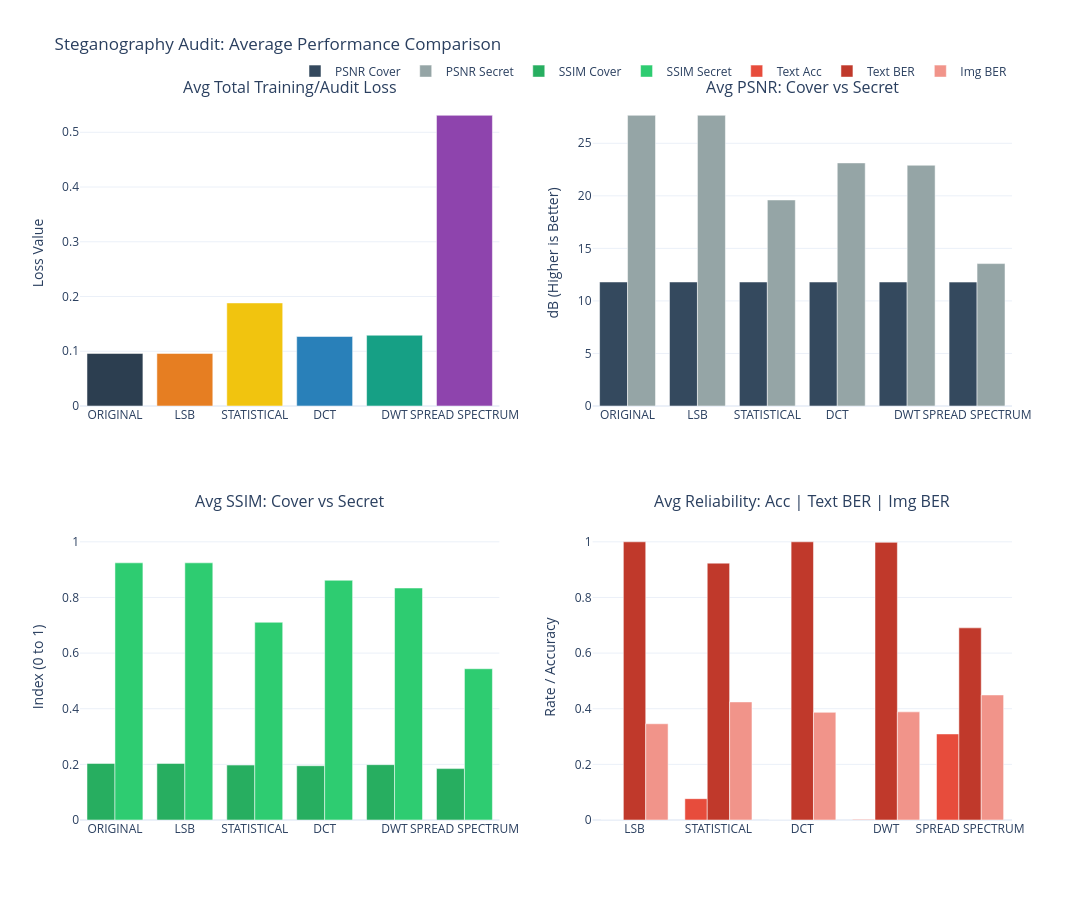
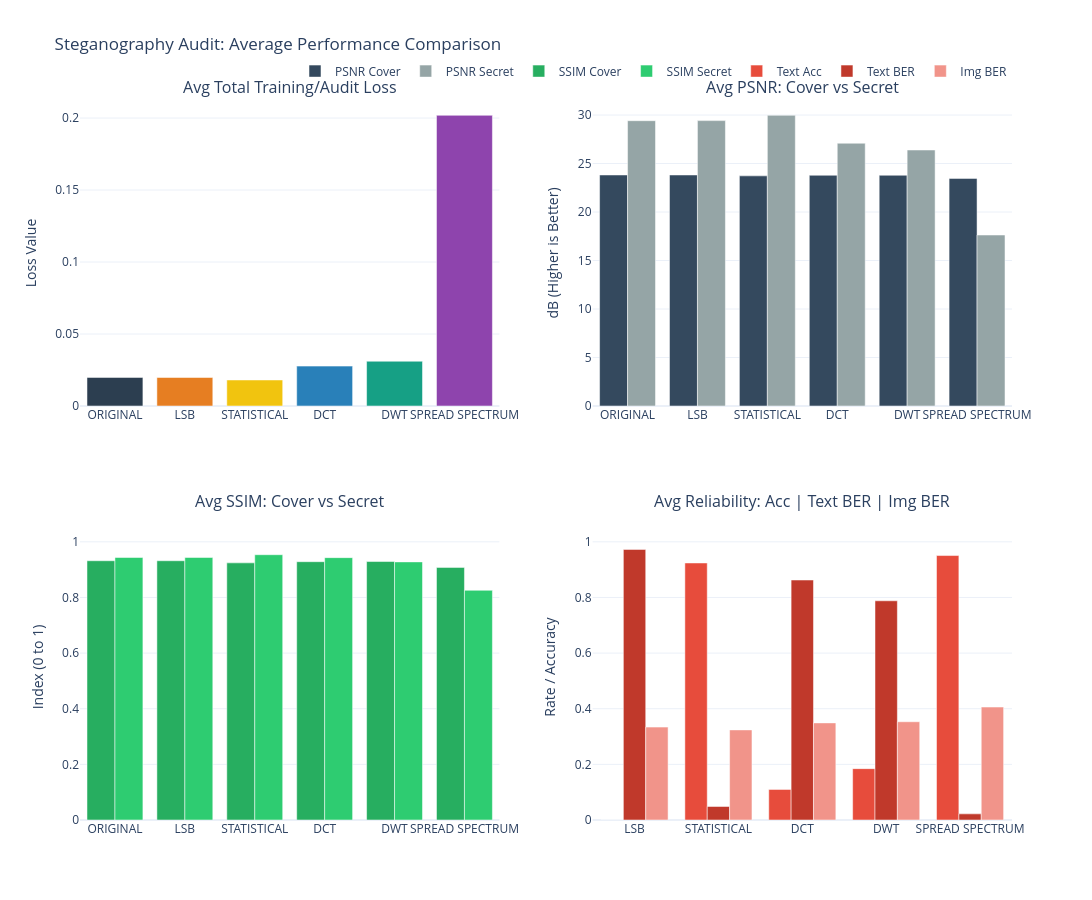
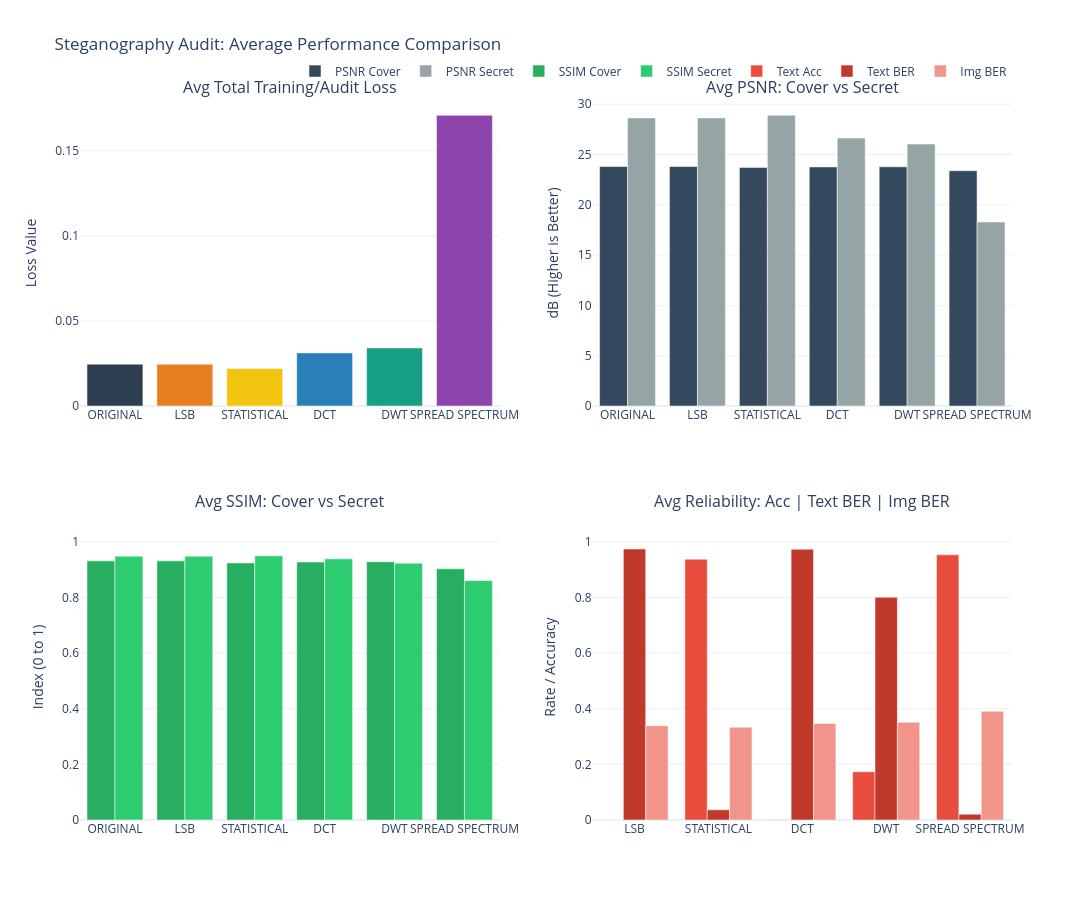
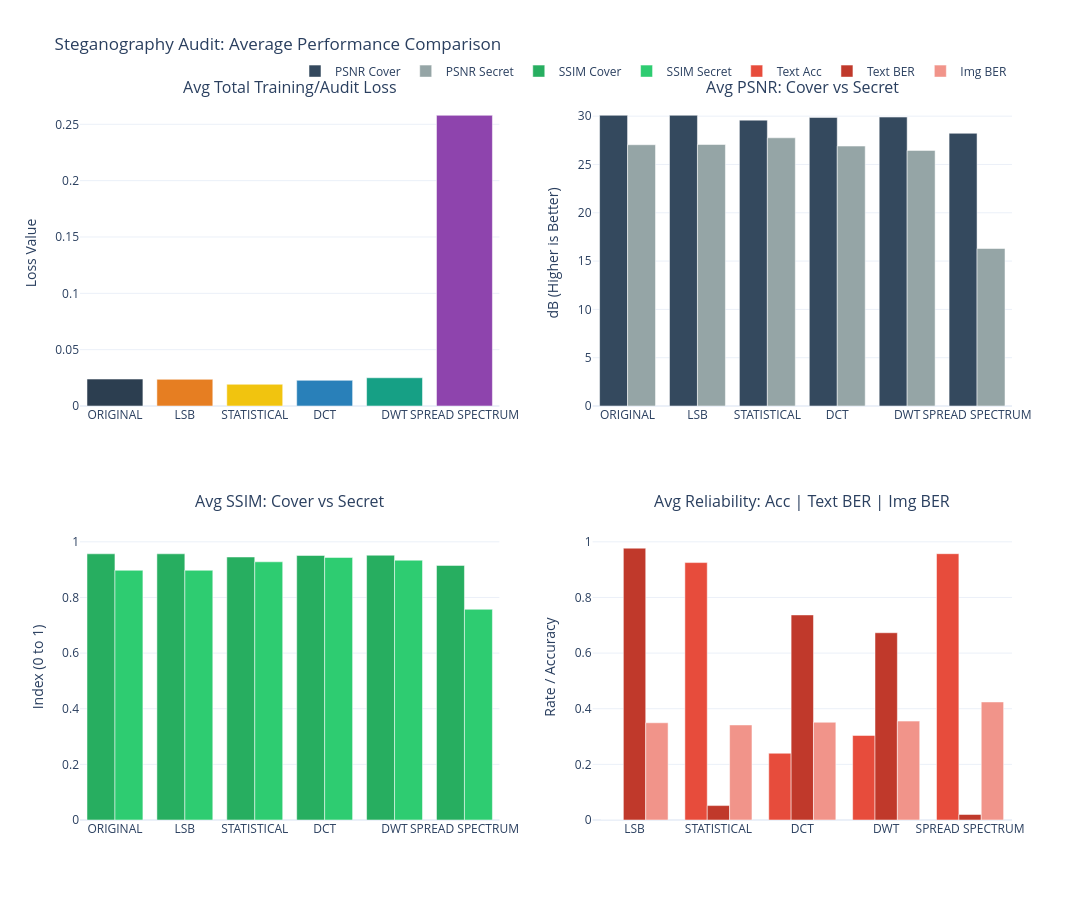

Notebook cell for these charts, in order:
### Code cell
from tqdm.auto import tqdm


def sanitize_string(s):
    """Replaces unprintable/corrupted characters with a dot (.)"""
    if not isinstance(s, str):
        return ""
    return "".join(c if c in string.printable and c not in ['\n', '\r'] else '.' for c in s)


# reload just to check saved model works, and so this can be run without fit if needed.
for ablation_idx in range(len(ABLATION_CONFIGS)):

    # Restore the RS config this ablation was trained with
    _abl_rs = ABLATION_CONFIGS[ablation_idx]["RS_BYTES"]
    if _abl_rs >= fixed_byte_len - 2:
        _abl_rs = fixed_byte_len // 2
    RS_BYTES = _abl_rs
    rs = RSCodec(RS_BYTES)

    run_models_dir = os.path.join(models_dir, str(ablation_idx))
    run_data_dir = os.path.join(data_dir, str(ablation_idx))
    os.makedirs(os.path.join(run_data_dir, 'visual_results'), exist_ok=True)
    prep_network, hide_network, reveal_network = load_weights_from_checkpoint(
        run_models_dir
    )

    all_metrics = []

    methods = ['original'] + [k.lower() for k in stego_map.keys()]

    num_samples = len(holdout_dataset)
    print(f"Evaluating {num_samples} samples...")

    sample_dataset = holdout_dataset.take(num_samples)
    pbar = tqdm(enumerate(sample_dataset), total=num_samples,
                desc="Audit Progress", unit="img")

    # Filter for medium-length words to ensure they fit your codec capacity
    max_word, max_char_len = find_max_supported_word(
        word_list, codec, fixed_byte_len)
    # subtract 2 bytes for added safety
    max_char_len -= 2
    safe_word_list = [w for w in word_list if len(w) <= max_char_len]

    random_word = random.choice(safe_word_list) + "\0"
    check_audit_viability(random_word, codec, stego_map)

    for i, (cover_tensor, secret_tensor) in pbar:
        # Prepare single sample
        secret_text = random.choice(safe_word_list) + "\0"
        sc = to_scale(to_display(cover_tensor))[tf.newaxis, ...]
        original_secret_img = to_display(secret_tensor)

        for method in methods:
            # Dynamic Tool Lookup
            tool = next((v for k, v in stego_map.items()
                        if k.lower() == method), None)

            # --- 1. Embed ---
            pre_nn_text = ""
            revealed_text = ""
            embed_success = True

            if method == 'original' or tool is None:
                new_secret = original_secret_img
            else:
                try:
                    new_secret = tool.embed(
                        original_secret_img, secret_text, codec
                    )
                    try:
                        pre_nn_text = tool.extract(new_secret, codec)
                    except:
                        pre_nn_text = "[Extract Failed]"
                except Exception as e:
                    embed_success = False
                    new_secret = original_secret_img
                    pre_nn_text = "[EMBED FAIL]"

            ss = to_scale(new_secret)[tf.newaxis, ...]

            # --- 2. Inference ---
            p_out = prep_network(ss, training=False)
            h_out = hide_network([sc, p_out], training=False)
            r_out = reveal_network(h_out, training=False)

            h_out = tf.cast(h_out, tf.float32)
            r_out = tf.cast(r_out, tf.float32)

            # --- 3. Extract & Metrics ---

            if method != 'original' and tool is not None:
                if embed_success:
                    try:
                        revealed_text = tool.extract(
                            to_display(r_out[0]), codec)
                    except:
                        revealed_text = "[Extract Failed]"
                else:
                    revealed_text = "[SKIPPED]"

                # Clean and truncate the strings for neat console formatting
                clean_sec = sanitize_string(secret_text.replace('\0', ''))
                clean_pre = sanitize_string(pre_nn_text.replace(
                    '\0', '')) if pre_nn_text else "[EMPTY]"
                clean_rev = sanitize_string(
                    revealed_text.replace('\0', ''))[:15]

                # print(
                #     f"Img {i} | {method:<15} | Sec: '{clean_sec:<12}' | PreNN: '{clean_pre:<15}' | Rev: '{clean_rev:<15}'")

            text_acc = acc_txt(secret_text, revealed_text)
            ber_text = calculate_text_ber(secret_text, revealed_text)
            ber_img = calculate_img_ber(ss, r_out)

            # print(
            #     f"text_acc: {text_acc:.2f}, ber_text: {ber_text:.2f}, ber_img: {ber_img:.2f}")
            # PSNR/SSIM
            p_c = tf.image.psnr(sc, h_out, max_val=1.0).numpy()[0]
            p_s = tf.image.psnr(ss, r_out, max_val=1.0).numpy()[0]
            s_c = tf.image.ssim(sc, h_out, max_val=1.0).numpy()[0]
            s_s = tf.image.ssim(ss, r_out, max_val=1.0).numpy()[0]

            t_loss, c_loss, s_loss = steganography_loss(sc, ss, h_out, r_out)

            # --- 4. Periodic Visual Saving ---
            # Saves every 100th image processed to avoid disk bloat
            if (i + 1) % 100 == 0:
                save_visual_comparison(
                    cover=to_display(sc[0]),
                    secret=to_display(ss[0]),
                    stego=to_display(h_out[0]),
                    reveal=to_display(r_out[0]),
                    method_name=method,
                    index=i,
                    save_dir=os.path.join(run_data_dir, 'visual_results')
                )

            # --- 5. Data Accumulation ---
            all_metrics.append({
                "image_index": i,
                "method": method,
                "total_loss": float(t_loss.numpy()),
                "psnr_c": float(p_c),
                "ssim_c": float(s_c),
                "psnr_s": float(p_s),
                "ssim_s": float(s_s),
                "ber_img": float(ber_img),
                "ber_text": float(ber_text),
                "text_acc": float(text_acc)
            })

        pbar.set_postfix({"img": i, "last_acc": f"{text_acc:.2f}"})

    # save all_metrics to csv here
    df_metrics = pd.DataFrame(all_metrics)
    final_summary_path = os.path.join(run_data_dir, 'evaluation_metrics.csv')
    df_metrics.to_csv(final_summary_path, index=False)
    print(f"Metrics saved to {final_summary_path}")

    # --- 2. Final Averaging ---
    print("\n=== Final Average Evaluation Metrics ===")
    summary = df_metrics.groupby(
        'method')[['total_loss', 'psnr_c', 'psnr_s', 'text_acc', 'ber_img', 'ber_text']].mean()
    print(summary)

    plot_final_summary(all_metrics, os.path.join(
        run_data_dir, 'final_summary_plot.pdf'))

    del prep_network, hide_network, reveal_network
    tf.keras.backend.clear_session()
    gc.collect()

### Figure 1 — Plotly figure (JSON) as saved in the notebook; plotly's stock layout.template omitted (floating-point values rounded to 4 significant figures)
{"data": [{"marker": {"color": ["#2C3E50", "#E67E22", "#F1C40F", "#2980B9", "#16A085", "#8E44AD"]}, "name": "Total Loss", "showlegend": false, "type": "bar", "x": ["ORIGINAL", "LSB", "STATISTICAL", "DCT", "DWT", "SPREAD SPECTRUM"], "xaxis": "x", "y": [0.09599, 0.09599, 0.1883, 0.127, 0.1293, 0.531], "yaxis": "y"}, {"marker": {"color": "#34495E"}, "name": "PSNR Cover", "type": "bar", "x": ["ORIGINAL", "LSB", "STATISTICAL", "DCT", "DWT", "SPREAD SPECTRUM"], "xaxis": "x2", "y": [11.8, 11.8, 11.8, 11.8, 11.8, 11.79], "yaxis": "y2"}, {"marker": {"color": "#95A5A6"}, "name": "PSNR Secret", "type": "bar", "x": ["ORIGINAL", "LSB", "STATISTICAL", "DCT", "DWT", "SPREAD SPECTRUM"], "xaxis": "x2", "y": [27.66, 27.66, 19.61, 23.13, 22.91, 13.55], "yaxis": "y2"}, {"marker": {"color": "#27AE60"}, "name": "SSIM Cover", "type": "bar", "x": ["ORIGINAL", "LSB", "STATISTICAL", "DCT", "DWT", "SPREAD SPECTRUM"], "xaxis": "x3", "y": [0.2033, 0.2033, 0.1974, 0.1951, 0.1989, 0.1848], "yaxis": "y3"}, {"marker": {"color": "#2ECC71"}, "name": "SSIM Secret", "type": "bar", "x": ["ORIGINAL", "LSB", "STATISTICAL", "DCT", "DWT", "SPREAD SPECTRUM"], "xaxis": "x3", "y": [0.9245, 0.9245, 0.7107, 0.8618, 0.8339, 0.5438], "yaxis": "y3"}, {"marker": {"color": "#E74C3C"}, "name": "Text Acc", "type": "bar", "x": ["LSB", "STATISTICAL", "DCT", "DWT", "SPREAD SPECTRUM"], "xaxis": "x4", "y": [0, 0.07667, 0, 0.002, 0.3093], "yaxis": "y4"}, {"marker": {"color": "#C0392B"}, "name": "Text BER", "type": "bar", "x": ["LSB", "STATISTICAL", "DCT", "DWT", "SPREAD SPECTRUM"], "xaxis": "x4", "y": [1, 0.9233, 1, 0.998, 0.6907], "yaxis": "y4"}, {"marker": {"color": "#F1948A"}, "name": "Img BER", "type": "bar", "x": ["LSB", "STATISTICAL", "DCT", "DWT", "SPREAD SPECTRUM"], "xaxis": "x4", "y": [0.346, 0.4245, 0.387, 0.3887, 0.4495], "yaxis": "y4"}], "layout": {"annotations": [{"font": {"size": 16}, "showarrow": false, "text": "Avg Total Training/Audit Loss", "x": 0.225, "xanchor": "center", "xref": "paper", "y": 1, "yanchor": "bottom", "yref": "paper"}, {"font": {"size": 16}, "showarrow": false, "text": "Avg PSNR: Cover vs Secret", "x": 0.775, "xanchor": "center", "xref": "paper", "y": 1, "yanchor": "bottom", "yref": "paper"}, {"font": {"size": 16}, "showarrow": false, "text": "Avg SSIM: Cover vs Secret", "x": 0.225, "xanchor": "center", "xref": "paper", "y": 0.425, "yanchor": "bottom", "yref": "paper"}, {"font": {"size": 16}, "showarrow": false, "text": "Avg Reliability: Acc | Text BER | Img BER", "x": 0.775, "xanchor": "center", "xref": "paper", "y": 0.425, "yanchor": "bottom", "yref": "paper"}], "barmode": "group", "height": 900, "legend": {"orientation": "h", "x": 1, "xanchor": "right", "y": 1.02, "yanchor": "bottom"}, "title": {"text": "Steganography Audit: Average Performance Comparison"}, "width": 1200, "xaxis": {"anchor": "y", "domain": [0, 0.45]}, "xaxis2": {"anchor": "y2", "domain": [0.55, 1]}, "xaxis3": {"anchor": "y3", "domain": [0, 0.45]}, "xaxis4": {"anchor": "y4", "domain": [0.55, 1]}, "yaxis": {"anchor": "x", "domain": [0.575, 1], "title": {"text": "Loss Value"}}, "yaxis2": {"anchor": "x2", "domain": [0.575, 1], "title": {"text": "dB (Higher is Better)"}}, "yaxis3": {"anchor": "x3", "domain": [0, 0.425], "range": [0, 1.1], "title": {"text": "Index (0 to 1)"}}, "yaxis4": {"anchor": "x4", "domain": [0, 0.425], "range": [0, 1.1], "title": {"text": "Rate / Accuracy"}}}}

### Figure 2 — Plotly figure (JSON) as saved in the notebook; plotly's stock layout.template omitted (floating-point values rounded to 4 significant figures)
{"data": [{"marker": {"color": ["#2C3E50", "#E67E22", "#F1C40F", "#2980B9", "#16A085", "#8E44AD"]}, "name": "Total Loss", "showlegend": false, "type": "bar", "x": ["ORIGINAL", "LSB", "STATISTICAL", "DCT", "DWT", "SPREAD SPECTRUM"], "xaxis": "x", "y": [0.01985, 0.01982, 0.01807, 0.0277, 0.03109, 0.2019], "yaxis": "y"}, {"marker": {"color": "#34495E"}, "name": "PSNR Cover", "type": "bar", "x": ["ORIGINAL", "LSB", "STATISTICAL", "DCT", "DWT", "SPREAD SPECTRUM"], "xaxis": "x2", "y": [23.82, 23.82, 23.73, 23.79, 23.79, 23.47], "yaxis": "y2"}, {"marker": {"color": "#95A5A6"}, "name": "PSNR Secret", "type": "bar", "x": ["ORIGINAL", "LSB", "STATISTICAL", "DCT", "DWT", "SPREAD SPECTRUM"], "xaxis": "x2", "y": [29.42, 29.43, 29.97, 27.1, 26.4, 17.63], "yaxis": "y2"}, {"marker": {"color": "#27AE60"}, "name": "SSIM Cover", "type": "bar", "x": ["ORIGINAL", "LSB", "STATISTICAL", "DCT", "DWT", "SPREAD SPECTRUM"], "xaxis": "x3", "y": [0.932, 0.932, 0.9243, 0.9286, 0.9291, 0.9081], "yaxis": "y3"}, {"marker": {"color": "#2ECC71"}, "name": "SSIM Secret", "type": "bar", "x": ["ORIGINAL", "LSB", "STATISTICAL", "DCT", "DWT", "SPREAD SPECTRUM"], "xaxis": "x3", "y": [0.9437, 0.9437, 0.9537, 0.9432, 0.9279, 0.8257], "yaxis": "y3"}, {"marker": {"color": "#E74C3C"}, "name": "Text Acc", "type": "bar", "x": ["LSB", "STATISTICAL", "DCT", "DWT", "SPREAD SPECTRUM"], "xaxis": "x4", "y": [0, 0.924, 0.11, 0.1847, 0.9507], "yaxis": "y4"}, {"marker": {"color": "#C0392B"}, "name": "Text BER", "type": "bar", "x": ["LSB", "STATISTICAL", "DCT", "DWT", "SPREAD SPECTRUM"], "xaxis": "x4", "y": [0.9727, 0.04869, 0.8627, 0.788, 0.02202], "yaxis": "y4"}, {"marker": {"color": "#F1948A"}, "name": "Img BER", "type": "bar", "x": ["LSB", "STATISTICAL", "DCT", "DWT", "SPREAD SPECTRUM"], "xaxis": "x4", "y": [0.3339, 0.3239, 0.3491, 0.3532, 0.406], "yaxis": "y4"}], "layout": {"annotations": [{"font": {"size": 16}, "showarrow": false, "text": "Avg Total Training/Audit Loss", "x": 0.225, "xanchor": "center", "xref": "paper", "y": 1, "yanchor": "bottom", "yref": "paper"}, {"font": {"size": 16}, "showarrow": false, "text": "Avg PSNR: Cover vs Secret", "x": 0.775, "xanchor": "center", "xref": "paper", "y": 1, "yanchor": "bottom", "yref": "paper"}, {"font": {"size": 16}, "showarrow": false, "text": "Avg SSIM: Cover vs Secret", "x": 0.225, "xanchor": "center", "xref": "paper", "y": 0.425, "yanchor": "bottom", "yref": "paper"}, {"font": {"size": 16}, "showarrow": false, "text": "Avg Reliability: Acc | Text BER | Img BER", "x": 0.775, "xanchor": "center", "xref": "paper", "y": 0.425, "yanchor": "bottom", "yref": "paper"}], "barmode": "group", "height": 900, "legend": {"orientation": "h", "x": 1, "xanchor": "right", "y": 1.02, "yanchor": "bottom"}, "title": {"text": "Steganography Audit: Average Performance Comparison"}, "width": 1200, "xaxis": {"anchor": "y", "domain": [0, 0.45]}, "xaxis2": {"anchor": "y2", "domain": [0.55, 1]}, "xaxis3": {"anchor": "y3", "domain": [0, 0.45]}, "xaxis4": {"anchor": "y4", "domain": [0.55, 1]}, "yaxis": {"anchor": "x", "domain": [0.575, 1], "title": {"text": "Loss Value"}}, "yaxis2": {"anchor": "x2", "domain": [0.575, 1], "title": {"text": "dB (Higher is Better)"}}, "yaxis3": {"anchor": "x3", "domain": [0, 0.425], "range": [0, 1.1], "title": {"text": "Index (0 to 1)"}}, "yaxis4": {"anchor": "x4", "domain": [0, 0.425], "range": [0, 1.1], "title": {"text": "Rate / Accuracy"}}}}

### Figure 3 — Plotly figure (JSON) as saved in the notebook; plotly's stock layout.template omitted (floating-point values rounded to 4 significant figures)
{"data": [{"marker": {"color": ["#2C3E50", "#E67E22", "#F1C40F", "#2980B9", "#16A085", "#8E44AD"]}, "name": "Total Loss", "showlegend": false, "type": "bar", "x": ["ORIGINAL", "LSB", "STATISTICAL", "DCT", "DWT", "SPREAD SPECTRUM"], "xaxis": "x", "y": [0.02457, 0.02457, 0.02202, 0.0312, 0.03412, 0.1708], "yaxis": "y"}, {"marker": {"color": "#34495E"}, "name": "PSNR Cover", "type": "bar", "x": ["ORIGINAL", "LSB", "STATISTICAL", "DCT", "DWT", "SPREAD SPECTRUM"], "xaxis": "x2", "y": [23.8, 23.8, 23.71, 23.76, 23.77, 23.38], "yaxis": "y2"}, {"marker": {"color": "#95A5A6"}, "name": "PSNR Secret", "type": "bar", "x": ["ORIGINAL", "LSB", "STATISTICAL", "DCT", "DWT", "SPREAD SPECTRUM"], "xaxis": "x2", "y": [28.63, 28.63, 28.89, 26.63, 26.04, 18.28], "yaxis": "y2"}, {"marker": {"color": "#27AE60"}, "name": "SSIM Cover", "type": "bar", "x": ["ORIGINAL", "LSB", "STATISTICAL", "DCT", "DWT", "SPREAD SPECTRUM"], "xaxis": "x3", "y": [0.9315, 0.9315, 0.9241, 0.9273, 0.9282, 0.9028], "yaxis": "y3"}, {"marker": {"color": "#2ECC71"}, "name": "SSIM Secret", "type": "bar", "x": ["ORIGINAL", "LSB", "STATISTICAL", "DCT", "DWT", "SPREAD SPECTRUM"], "xaxis": "x3", "y": [0.9485, 0.9485, 0.9495, 0.9388, 0.9233, 0.8608], "yaxis": "y3"}, {"marker": {"color": "#E74C3C"}, "name": "Text Acc", "type": "bar", "x": ["LSB", "STATISTICAL", "DCT", "DWT", "SPREAD SPECTRUM"], "xaxis": "x4", "y": [0, 0.9373, 0.0006667, 0.1733, 0.9533], "yaxis": "y4"}, {"marker": {"color": "#C0392B"}, "name": "Text BER", "type": "bar", "x": ["LSB", "STATISTICAL", "DCT", "DWT", "SPREAD SPECTRUM"], "xaxis": "x4", "y": [0.9742, 0.03685, 0.9735, 0.8009, 0.02085], "yaxis": "y4"}, {"marker": {"color": "#F1948A"}, "name": "Img BER", "type": "bar", "x": ["LSB", "STATISTICAL", "DCT", "DWT", "SPREAD SPECTRUM"], "xaxis": "x4", "y": [0.339, 0.3334, 0.3471, 0.3513, 0.3906], "yaxis": "y4"}], "layout": {"annotations": [{"font": {"size": 16}, "showarrow": false, "text": "Avg Total Training/Audit Loss", "x": 0.225, "xanchor": "center", "xref": "paper", "y": 1, "yanchor": "bottom", "yref": "paper"}, {"font": {"size": 16}, "showarrow": false, "text": "Avg PSNR: Cover vs Secret", "x": 0.775, "xanchor": "center", "xref": "paper", "y": 1, "yanchor": "bottom", "yref": "paper"}, {"font": {"size": 16}, "showarrow": false, "text": "Avg SSIM: Cover vs Secret", "x": 0.225, "xanchor": "center", "xref": "paper", "y": 0.425, "yanchor": "bottom", "yref": "paper"}, {"font": {"size": 16}, "showarrow": false, "text": "Avg Reliability: Acc | Text BER | Img BER", "x": 0.775, "xanchor": "center", "xref": "paper", "y": 0.425, "yanchor": "bottom", "yref": "paper"}], "barmode": "group", "height": 900, "legend": {"orientation": "h", "x": 1, "xanchor": "right", "y": 1.02, "yanchor": "bottom"}, "title": {"text": "Steganography Audit: Average Performance Comparison"}, "width": 1200, "xaxis": {"anchor": "y", "domain": [0, 0.45]}, "xaxis2": {"anchor": "y2", "domain": [0.55, 1]}, "xaxis3": {"anchor": "y3", "domain": [0, 0.45]}, "xaxis4": {"anchor": "y4", "domain": [0.55, 1]}, "yaxis": {"anchor": "x", "domain": [0.575, 1], "title": {"text": "Loss Value"}}, "yaxis2": {"anchor": "x2", "domain": [0.575, 1], "title": {"text": "dB (Higher is Better)"}}, "yaxis3": {"anchor": "x3", "domain": [0, 0.425], "range": [0, 1.1], "title": {"text": "Index (0 to 1)"}}, "yaxis4": {"anchor": "x4", "domain": [0, 0.425], "range": [0, 1.1], "title": {"text": "Rate / Accuracy"}}}}

### Figure 4 — Plotly figure (JSON) as saved in the notebook; plotly's stock layout.template omitted (floating-point values rounded to 4 significant figures)
{"data": [{"marker": {"color": ["#2C3E50", "#E67E22", "#F1C40F", "#2980B9", "#16A085", "#8E44AD"]}, "name": "Total Loss", "showlegend": false, "type": "bar", "x": ["ORIGINAL", "LSB", "STATISTICAL", "DCT", "DWT", "SPREAD SPECTRUM"], "xaxis": "x", "y": [0.0239, 0.02366, 0.01927, 0.02278, 0.02506, 0.258], "yaxis": "y"}, {"marker": {"color": "#34495E"}, "name": "PSNR Cover", "type": "bar", "x": ["ORIGINAL", "LSB", "STATISTICAL", "DCT", "DWT", "SPREAD SPECTRUM"], "xaxis": "x2", "y": [30.09, 30.09, 29.59, 29.87, 29.9, 28.22], "yaxis": "y2"}, {"marker": {"color": "#95A5A6"}, "name": "PSNR Secret", "type": "bar", "x": ["ORIGINAL", "LSB", "STATISTICAL", "DCT", "DWT", "SPREAD SPECTRUM"], "xaxis": "x2", "y": [27.04, 27.06, 27.76, 26.9, 26.45, 16.3], "yaxis": "y2"}, {"marker": {"color": "#27AE60"}, "name": "SSIM Cover", "type": "bar", "x": ["ORIGINAL", "LSB", "STATISTICAL", "DCT", "DWT", "SPREAD SPECTRUM"], "xaxis": "x3", "y": [0.9569, 0.9569, 0.9454, 0.9509, 0.9519, 0.9152], "yaxis": "y3"}, {"marker": {"color": "#2ECC71"}, "name": "SSIM Secret", "type": "bar", "x": ["ORIGINAL", "LSB", "STATISTICAL", "DCT", "DWT", "SPREAD SPECTRUM"], "xaxis": "x3", "y": [0.8977, 0.8977, 0.9281, 0.9438, 0.934, 0.7574], "yaxis": "y3"}, {"marker": {"color": "#E74C3C"}, "name": "Text Acc", "type": "bar", "x": ["LSB", "STATISTICAL", "DCT", "DWT", "SPREAD SPECTRUM"], "xaxis": "x4", "y": [0, 0.9253, 0.24, 0.304, 0.9573], "yaxis": "y4"}, {"marker": {"color": "#C0392B"}, "name": "Text BER", "type": "bar", "x": ["LSB", "STATISTICAL", "DCT", "DWT", "SPREAD SPECTRUM"], "xaxis": "x4", "y": [0.9772, 0.05184, 0.7372, 0.6732, 0.01984], "yaxis": "y4"}, {"marker": {"color": "#F1948A"}, "name": "Img BER", "type": "bar", "x": ["LSB", "STATISTICAL", "DCT", "DWT", "SPREAD SPECTRUM"], "xaxis": "x4", "y": [0.3495, 0.3417, 0.3514, 0.3555, 0.4244], "yaxis": "y4"}], "layout": {"annotations": [{"font": {"size": 16}, "showarrow": false, "text": "Avg Total Training/Audit Loss", "x": 0.225, "xanchor": "center", "xref": "paper", "y": 1, "yanchor": "bottom", "yref": "paper"}, {"font": {"size": 16}, "showarrow": false, "text": "Avg PSNR: Cover vs Secret", "x": 0.775, "xanchor": "center", "xref": "paper", "y": 1, "yanchor": "bottom", "yref": "paper"}, {"font": {"size": 16}, "showarrow": false, "text": "Avg SSIM: Cover vs Secret", "x": 0.225, "xanchor": "center", "xref": "paper", "y": 0.425, "yanchor": "bottom", "yref": "paper"}, {"font": {"size": 16}, "showarrow": false, "text": "Avg Reliability: Acc | Text BER | Img BER", "x": 0.775, "xanchor": "center", "xref": "paper", "y": 0.425, "yanchor": "bottom", "yref": "paper"}], "barmode": "group", "height": 900, "legend": {"orientation": "h", "x": 1, "xanchor": "right", "y": 1.02, "yanchor": "bottom"}, "title": {"text": "Steganography Audit: Average Performance Comparison"}, "width": 1200, "xaxis": {"anchor": "y", "domain": [0, 0.45]}, "xaxis2": {"anchor": "y2", "domain": [0.55, 1]}, "xaxis3": {"anchor": "y3", "domain": [0, 0.45]}, "xaxis4": {"anchor": "y4", "domain": [0.55, 1]}, "yaxis": {"anchor": "x", "domain": [0.575, 1], "title": {"text": "Loss Value"}}, "yaxis2": {"anchor": "x2", "domain": [0.575, 1], "title": {"text": "dB (Higher is Better)"}}, "yaxis3": {"anchor": "x3", "domain": [0, 0.425], "range": [0, 1.1], "title": {"text": "Index (0 to 1)"}}, "yaxis4": {"anchor": "x4", "domain": [0, 0.425], "range": [0, 1.1], "title": {"text": "Rate / Accuracy"}}}}
